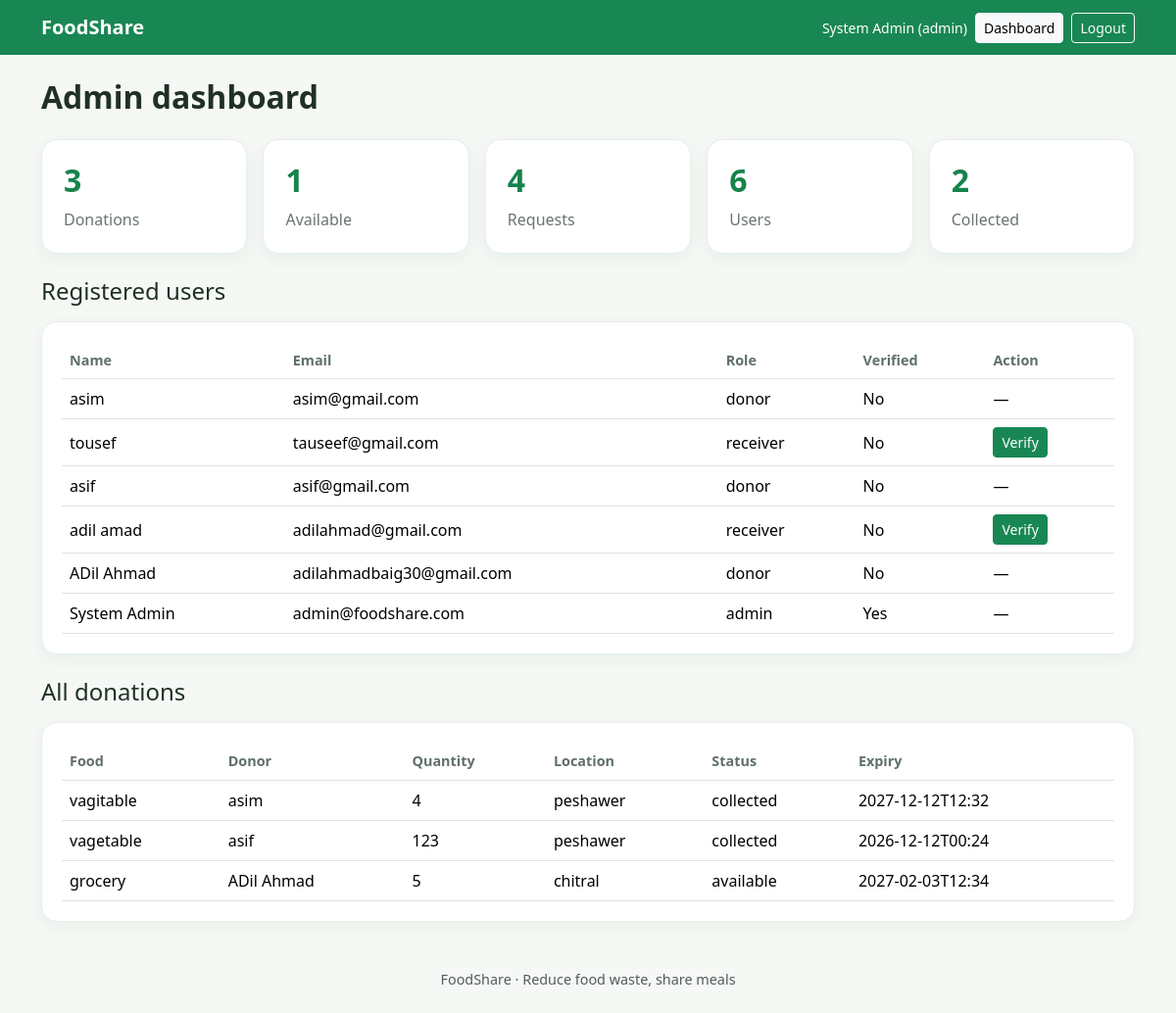
The app's page /dashboard (signed in) with its own data.
### tables this page shows
CREATE TABLE users (
            id INTEGER PRIMARY KEY AUTOINCREMENT,
            name TEXT NOT NULL,
            email TEXT UNIQUE NOT NULL,
            password TEXT NOT NULL,
            role TEXT NOT NULL CHECK(role IN ('admin','donor','receiver')),
            verified INTEGER NOT NULL DEFAULT 0
        );

CREATE TABLE donations (
            id INTEGER PRIMARY KEY AUTOINCREMENT,
            donor_id INTEGER NOT NULL,
            food_name TEXT NOT NULL,
            category TEXT NOT NULL,
            quantity INTEGER NOT NULL,
            description TEXT,
            pickup_location TEXT NOT NULL,
            expiry TEXT NOT NULL,
            status TEXT NOT NULL DEFAULT 'available',
            created_at TEXT NOT NULL,
            FOREIGN KEY(donor_id) REFERENCES users(id)
        );

### app.py (the view, shortened to what this page needs)
@app.route("/dashboard")
@login_required
def dashboard():
    now = datetime.now().strftime("%Y-%m-%dT%H:%M")
    with get_db() as db:
        role = session["role"]
        if role == "admin":
            stats = {
                "donations": db.execute("SELECT COUNT(*) FROM donations").fetchone()[0],
                "available": db.execute("SELECT COUNT(*) FROM donations WHERE status='available' AND expiry>?", (now,)).fetchone()[0],
                "requests": db.execute("SELECT COUNT(*) FROM requests").fetchone()[0],
                "users": db.execute("SELECT COUNT(*) FROM users").fetchone()[0],
                "collected": db.execute("SELECT COUNT(*) FROM donations WHERE status='collected'").fetchone()[0]
            }
            donations = db.execute("""
                SELECT d.*, u.name AS donor_name FROM donations d
                JOIN users u ON u.id=d.donor_id ORDER BY d.id DESC
            """).fetchall()
            users = db.execute("SELECT id,name,email,role,verified FROM users ORDER BY id DESC").fetchall()
            return render_template("admin_dashboard.html", stats=stats, donations=donations, users=users)
    return render_template("receiver_dashboard.html", donations=donations, my_requests=my_requests)

### app.py (called while the page is built)
def get_db():
    conn = sqlite3.connect(DB_PATH)
    conn.row_factory = sqlite3.Row
    conn.execute("PRAGMA foreign_keys = ON")
    return conn

def login_required(fn):
    @wraps(fn)
    def wrapper(*args, **kwargs):
        if "user_id" not in session:
            flash("Please log in first.", "warning")
            return redirect(url_for("login"))
        return fn(*args, **kwargs)
    return wrapper

### templates/admin_dashboard.html
{% extends "base.html" %}{% block title %}Admin Dashboard{% endblock %}
{% block content %}
<h2 class="fw-bold mb-4">Admin dashboard</h2>
<div class="row g-3 mb-4">
{% for label,value in [('Donations',stats.donations),('Available',stats.available),('Requests',stats.requests),('Users',stats.users),('Collected',stats.collected)] %}
<div class="col-6 col-lg"><div class="stat-card"><h2>{{ value }}</h2><p>{{ label }}</p></div></div>
{% endfor %}
</div>
<h4 class="mb-3">Registered users</h4>
<div class="content-card table-responsive mb-4"><table class="table align-middle mb-0"><thead><tr><th>Name</th><th>Email</th><th>Role</th><th>Verified</th><th>Action</th></tr></thead><tbody>
{% for u in users %}<tr><td>{{ u.name }}</td><td>{{ u.email }}</td><td>{{ u.role }}</td><td>{{ 'Yes' if u.verified else 'No' }}</td><td>
{% if u.role == 'receiver' and not u.verified %}<form method="post" action="{{ url_for('verify_user', user_id=u.id) }}"><button class="btn btn-sm btn-success">Verify</button></form>{% else %}—{% endif %}
</td></tr>{% endfor %}
</tbody></table></div>
<h4 class="mb-3">All donations</h4>
<div class="content-card table-responsive"><table class="table mb-0"><thead><tr><th>Food</th><th>Donor</th><th>Quantity</th><th>Location</th><th>Status</th><th>Expiry</th></tr></thead><tbody>
{% for d in donations %}<tr><td>{{ d.food_name }}</td><td>{{ d.donor_name }}</td><td>{{ d.quantity }}</td><td>{{ d.pickup_location }}</td><td>{{ d.status }}</td><td>{{ d.expiry }}</td></tr>
{% else %}<tr><td colspan="6">No donations yet.</td></tr>{% endfor %}
</tbody></table></div>
{% endblock %}

### templates/base.html (shortened to what this page needs)
<!doctype html>
<html lang="en">
<head>
  <link href="https://cdn.jsdelivr.net/npm/bootstrap@5.3.3/dist/css/bootstrap.min.css" rel="stylesheet">
  <link rel="stylesheet" href="{{ url_for('static', filename='style.css') }}">
</head>
<body>
<nav class="navbar navbar-expand-lg navbar-dark bg-success">
  <div class="container">
    <a class="navbar-brand fw-bold" href="{{ url_for('index') }}">FoodShare</a>
    <div class="ms-auto d-flex gap-2 align-items-center">
      {% if session.get('user_id') %}
        <span class="text-white small">{{ session.get('name') }} ({{ session.get('role') }})</span>
        <a class="btn btn-light btn-sm" href="{{ url_for('dashboard') }}">Dashboard</a>
        <a class="btn btn-outline-light btn-sm" href="{{ url_for('logout') }}">Logout</a>
      {% else %}
        <a class="btn btn-outline-light btn-sm" href="{{ url_for('login') }}">Login</a>
        <a class="btn btn-light btn-sm" href="{{ url_for('register') }}">Register</a>
      {% endif %}
    </div>
  </div>
</nav>
<main class="container py-4">
  {% block content %}{% endblock %}
</main>
<footer class="text-center text-muted py-4">FoodShare · Reduce food waste, share meals</footer>
</body>
</html>

### static/style.css (style rules this page uses)
body { background: #f5f8f5; color: #203027; }
.stat-card, .content-card, .form-card { background: white; border: 1px solid #e5eee7; border-radius: 16px; padding: 22px; box-shadow: 0 5px 18px rgba(25,70,40,.05); }
.stat-card h2 { color: #16834b; font-weight: 800; font-size: 2rem; }
.stat-card p { color: #68766d; margin: 0; }
.content-card { padding: 20px; }
.table th { color: #607067; font-size: .9rem; }
footer { font-size: .9rem; }

### records on screen
users: get "System Admin", get "admin", name "System Admin", email "admin@foodshare.com", role "admin", verified "Yes"
donations: id "1", status "Available", food_name "grocery", donor_name "ADil Ahmad", quantity "5", pickup_location "chitral", status "available", expiry "2027-02-03T12:34"
donations: id "2", status "Collected", food_name "vagetable", donor_name "asif", quantity "123", pickup_location "peshawer", status "collected", expiry "2026-12-12T00:24"
users: name "asim", email "asim@gmail.com", role "donor", verified "No"
users: name "tousef", email "tauseef@gmail.com", role "receiver", verified "No"
users: name "asif", email "asif@gmail.com", role "donor", verified "No"
users: name "adil amad", email "adilahmad@gmail.com", role "receiver", verified "No"
users: name "ADil Ahmad", email "adilahmadbaig30@gmail.com", role "donor", verified "No"
donations: food_name "vagitable", donor_name "asim", quantity "4", pickup_location "peshawer", status "collected", expiry "2027-12-12T12:32"

### other values on screen
{{ value }} "3" "4" "6"
{{ label }} "Donations" "Requests" "Users"
